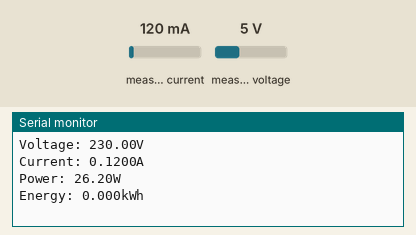
Recording of a sketch running on a simulated Arduino Mega 2560, built with avr-gcc and run on an emulated ATmega2560. Parts: the last lines printed to the serial monitor. Inputs (shaded band) come from the test bench; at power-on: measured current 120 mA, measured voltage 5 V.

Above: at 1.8 s.
1.9 s: measured current set to 40 mA
At 3.0 s:
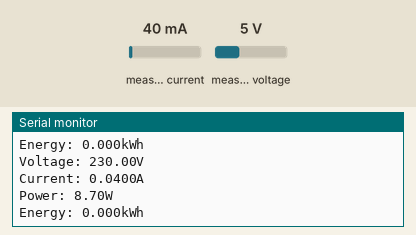
3.4 s: measured voltage set to 0.3 V
At 4.7 s:
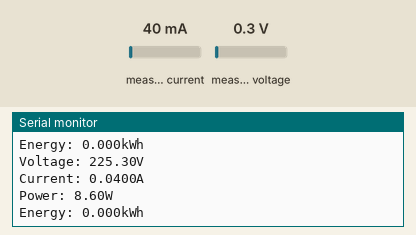
4.9 s: measured current set to 500 mA
At 6.2 s:
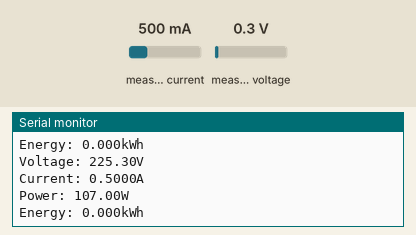
Timing chart, 0 to 7.9 s (numbered marks = the images above; inputs shaded):
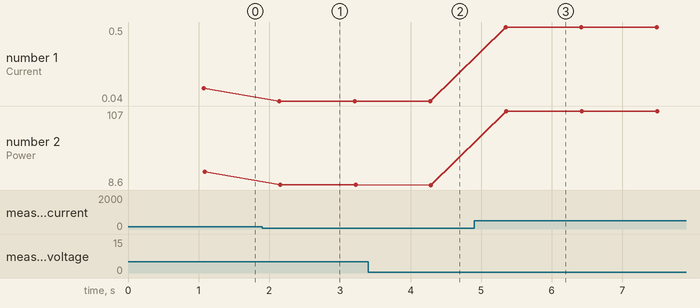

The sketch:

smartPJU.ino
```cpp
#include <PZEM004Tv30.h>

#define RX_PZEM 16
#define TX_PZEM 17

PZEM004Tv30 pzem(Serial1, RX_PZEM, TX_PZEM);

const unsigned long interval = 1000;    // 10 s interval to send message
unsigned long previousMillis = 0;  // will store last time message sent


void setup() {
  // put your setup code here, to run once:
  Serial.begin(19200);
}

void loop() {
  if (millis() - previousMillis > interval) {
    readSensor();
    previousMillis = millis();
  }
}
```

readSensor.ino
```cpp
void readSensor() {
  float voltPZEM = pzem.voltage();
  float currentPZEM = pzem.current();
  float powerPZEM = pzem.power();
  float energyPZEM = pzem.energy();

  if (isnan(voltPZEM)) {
    Serial.println("Error reading voltage");
  } else if (isnan(currentPZEM)) {
    Serial.println("Error reading current");
  } else if (isnan(powerPZEM)) {
    Serial.println("Error reading power");
  } else if (isnan(energyPZEM)) {
    Serial.println("Error reading energy");
  }
  else {

    // Print the values to the Serial console
    Serial.print("Voltage: ");      Serial.print(voltPZEM);      Serial.println("V");
    Serial.print("Current: ");      Serial.print(currentPZEM,4);      Serial.println("A");
    Serial.print("Power: ");        Serial.print(powerPZEM);        Serial.println("W");
    Serial.print("Energy: ");       Serial.print(energyPZEM, 3);     Serial.println("kWh");
  }
}
```

Measured:
- after the input at 1.9 s, the serial monitor: prints a new line after 0.24 s (image 1)
- after the input at 3.4 s, the serial monitor: prints a new line after 0.87 s (image 2)
- after the input at 4.9 s, the serial monitor: prints a new line after 0.45 s (image 3)
- plotted number 1: 0.12 → 0.04 after the input at 1.9 s, 0.04 → 0.5 after the input at 4.9 s
- plotted number 2: 26.2 → 8.7 after the input at 1.9 s, 8.7 → 8.6 after the input at 3.4 s, 8.6 → 107 after the input at 4.9 s
